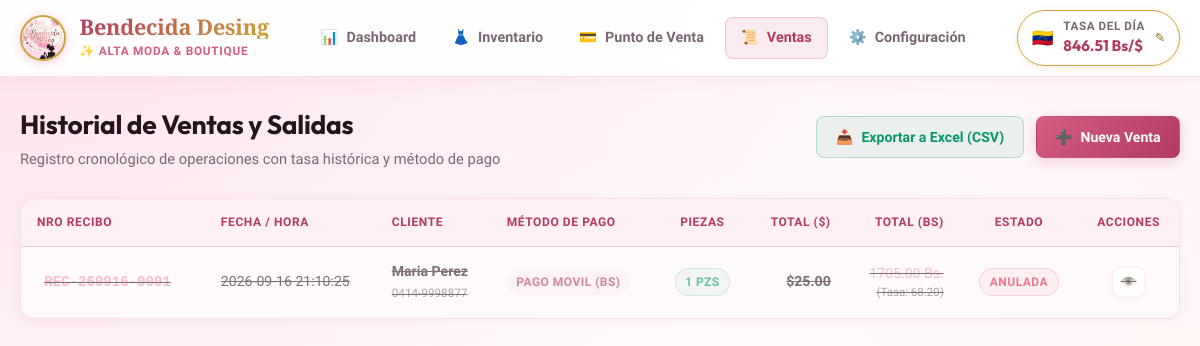
The app's page /ventas with its own data.
### tables this page shows
CREATE TABLE ventas (
            id INTEGER PRIMARY KEY AUTOINCREMENT,
            numero_recibo TEXT UNIQUE NOT NULL,
            fecha TEXT NOT NULL,
            cliente_nombre TEXT DEFAULT 'Cliente General',
            cliente_telefono TEXT DEFAULT '',
            metodo_pago TEXT NOT NULL,
            tasa_momento REAL NOT NULL,
            total_usd REAL NOT NULL,
            total_bs REAL NOT NULL,
            estado TEXT DEFAULT 'COMPLETADA',
            notas TEXT DEFAULT ''
        );

### app.py (the view)
@app.route('/ventas')
def ventas():
    ventas_lista = db.get_ventas_recientes(100)
    tasa = db.get_tasa_dolar()
    return render_template('ventas.html', ventas=ventas_lista, tasa=tasa, active_page='ventas')

### app.py (called while the page is built)
@app.context_processor
def inject_global_data():
    config = db.get_config_dict()
    tasa = db.get_tasa_dolar()
    return {
        'config': config,
        'tasa_dolar': tasa,
        'ultima_actualizacion_bcv': config.get('ultima_actualizacion_bcv', ''),
        'anio_actual': datetime.now().year
    }

### database.py (called while the page is built)
def get_db():
    conn = sqlite3.connect(DB_PATH)
    conn.row_factory = sqlite3.Row
    conn.execute("PRAGMA foreign_keys = ON")
    return conn

def get_config_dict():
    conn = get_db()
    rows = conn.execute('SELECT clave, valor FROM configuracion').fetchall()
    conn.close()
    return {r['clave']: r['valor'] for r in rows}

def get_tasa_dolar():
    conn = get_db()
    row = conn.execute("SELECT valor FROM configuracion WHERE clave = 'tasa_dolar'").fetchone()
    conn.close()
    if row:
        try:
            return float(row['valor'])
        except ValueError:
            return 65.50
    return 65.50

def get_ventas_recientes(limite=100):
    conn = get_db()
    rows = conn.execute('''
        SELECT v.*, COUNT(vd.id) as total_items, SUM(vd.cantidad) as total_piezas
        FROM ventas v
        LEFT JOIN venta_detalles vd ON v.id = vd.venta_id
        GROUP BY v.id
        ORDER BY v.id DESC
        LIMIT ?
    ''', (limite,)).fetchall()
    conn.close()
    return [dict(r) for r in rows]

### templates/ventas.html (shortened to what this page needs)
{% extends "base.html" %}
{% block content %}
<div class="page-header">
  <div class="page-title-group">
    <h2>Historial de Ventas y Salidas</h2>
    <p>Registro cronológico de operaciones con tasa histórica y método de pago</p>
  </div>
  <div class="header-actions">
    <a href="{{ url_for('exportar_ventas_csv') }}" class="btn btn-emerald">
      <span>📥</span> Exportar a Excel (CSV)
    </a>
    <a href="{{ url_for('pos') }}" class="btn btn-primary">
      <span>➕</span> Nueva Venta
    </a>
  </div>
</div>
<div class="table-responsive">
  <table class="table">
    <thead>
      <tr>
        <th>Nro Recibo</th>
        <th>Fecha / Hora</th>
        <th>Cliente</th>
        <th>Método de Pago</th>
        <th style="text-align: center;">Piezas</th>
        <th style="text-align: right;">Total ($)</th>
        <th style="text-align: right;">Total (Bs)</th>
        <th style="text-align: center;">Estado</th>
        <th style="text-align: center;">Acciones</th>
      </tr>
    </thead>
    <tbody>
      {% if ventas %}
        {% for v in ventas %}
        <tr class="{% if v.estado == 'ANULADA' %}table-row-danger{% endif %}" style="{% if v.estado == 'ANULADA' %}opacity: 0.6; text-decoration: line-through;{% endif %}">
          <td>
            <code style="background: rgba(255,255,255,0.06); padding: 0.2rem 0.45rem; border-radius: 4px; font-weight: 600; color: var(--primary-light);">
              {{ v.numero_recibo }}
            </code>
          </td>
          <td>{{ v.fecha }}</td>
          <td>
            <strong>{{ v.cliente_nombre }}</strong>
            {% if v.cliente_telefono %}
              <br><small style="color: var(--text-muted);">{{ v.cliente_telefono }}</small>
            {% endif %}
          </td>
          <td>
            <span class="badge badge-gray">{{ v.metodo_pago }}</span>
          </td>
          <td style="text-align: center;">
            <span class="badge badge-emerald">{{ v.total_piezas or 0 }} pzs</span>
          </td>
          <td style="text-align: right; font-weight: 700;">
            ${{ "%.2f"|format(v.total_usd) }}
          </td>
          <td style="text-align: right; color: var(--primary-light);">
            {{ "%.2f"|format(v.total_bs) }} Bs.
            <div style="font-size: 0.72rem; color: var(--text-muted);">(Tasa: {{ "%.2f"|format(v.tasa_momento) }})</div>
          </td>
          <td style="text-align: center;">
            {% if v.estado == 'COMPLETADA' %}
              <span class="badge badge-emerald">Completada</span>
            {% else %}
              <span class="badge badge-rose">Anulada</span>
            {% endif %}
          </td>
          <td style="text-align: center;">
            <div style="display: flex; gap: 0.35rem; justify-content: center;">
              <button
                class="btn btn-secondary btn-icon-only btn-sm"
                title="Ver Desglose de Prendas"
                onclick="verDetalleVenta({{ v.id }})"
              >
                👁️
              </button>
            </div>
          </td>
        </tr>
        {% endfor %}
      {% else %}
        <tr>
          <td colspan="9" style="text-align: center; padding: 3rem; color: var(--text-muted);">
            No hay registros de ventas recientes.
          </td>
        </tr>
      {% endif %}
    </tbody>
  </table>
</div>
{% endblock %}

### records on screen
ventas: numero_recibo "REC-260916-0001", fecha "2026-09-16 21:10:25", cliente_nombre "Maria Perez", cliente_telefono "0414-9998877", metodo_pago "PAGO MOVIL (BS)", id "1", total_usd "25.00", total_bs "1705.00", tasa_momento "68.20", estado "ANULADA"

### other values on screen
{{ "%.2f"|format(tasa_dolar) }} "846.51"
